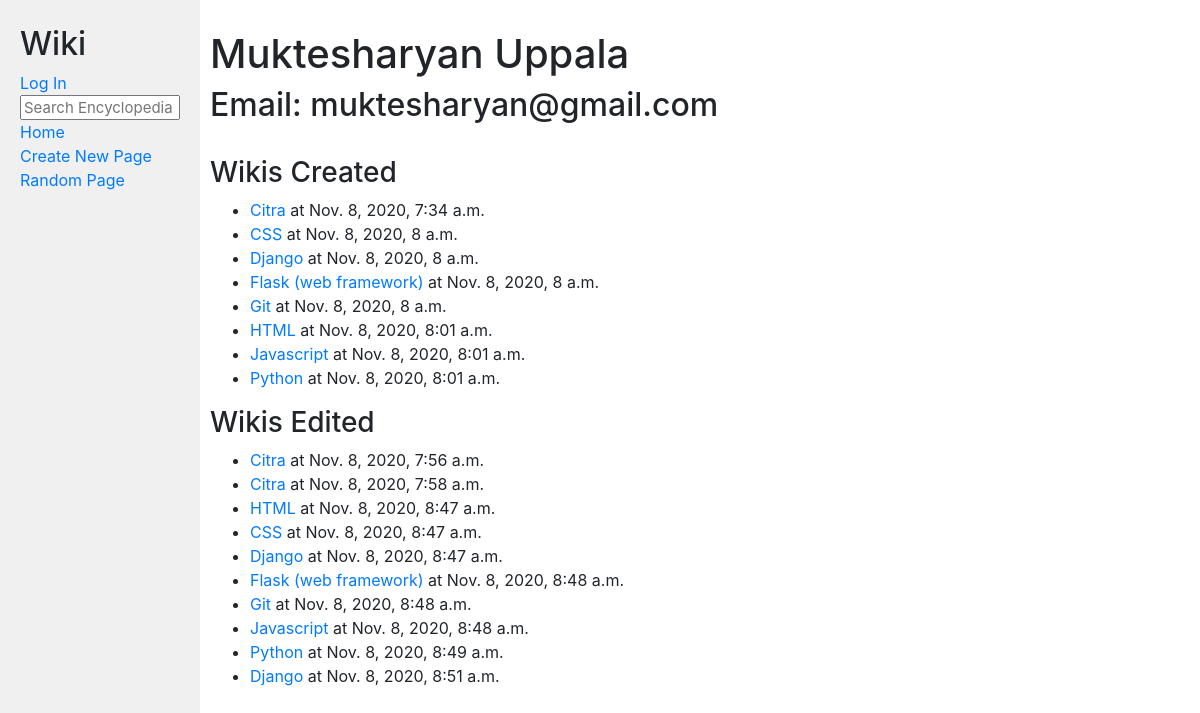
Page /user (signed in) on the committed database.
### encyclopedia/models.py (models this page shows, shortened)
class creation(models.Model):
    username = models.CharField(max_length=32)
    wikiname = models.CharField(max_length=32)
    creation = models.DateTimeField(auto_now_add=True)

class log(models.Model):
    username = models.CharField(max_length=32)
    wikiname = models.CharField(max_length=32)
    time = models.DateTimeField(auto_now_add=True)

### encyclopedia/views.py (the view)
# urls.py: path("user", views.user, name="user"),
@login_required
def user(request):
    return render(request, "encyclopedia/user.html", {
        "user": request.user.username,
        "first": request.user.first_name,
        "last": request.user.last_name,
        "email": request.user.email,
        "contribc": creation.objects.filter(username=request.user.username),
        "contribe": log.objects.filter(username=request.user.username)
    })

### encyclopedia/templates/encyclopedia/user.html (shortened to what this page needs)
{% extends 'encyclopedia/layout.html' %}
{% block body %}
    <h1>{{ first }} {{ last }}</h1>
    <h2>Email: {{ email }}</h2>
    <br />
    <h3>Wikis Created</h3>
    <ul>
        {% for contrib in contribc %}
            <li><a href="{% url 'wiki' contrib.wikiname %}">{{ contrib.wikiname }}</a> at {{ contrib.creation }}</li>
        {% empty %}
            <li>No wikis created</li>
        {% endfor %}
    </ul>
    <h3>Wikis Edited</h3>
    <ul>
        {% for contrib in contribe %}
            <li><a href="{% url 'wiki' contrib.wikiname %}">{{ contrib.wikiname }}</a> at {{ contrib.time }}</li>
        {% empty %}
            <li>No wikis edited</li>
        {% endfor %}
    </ul>
{% endblock body %}

### encyclopedia/templates/encyclopedia/layout.html (shortened to what this page needs)
{% load static %}
<!DOCTYPE html>
<html lang="en">
    <head>
        <link rel="stylesheet" href="https://stackpath.bootstrapcdn.com/bootstrap/4.4.1/css/bootstrap.min.css">
        <link href="{% static 'encyclopedia/styles.css' %}" rel="stylesheet">
    </head>
    <body>
        <div class="row">
            <div class="sidebar col-lg-2 col-sm-3">
                <h2>Wiki</h2>
                {% if user.is_authenticated %}
                    <div>
                        <a href="{% url 'user' %}">{{ user.username }}</a> <a href="{% url 'logout' %}">Log Out</a>
                    </div>
                {% else %}
                    <div>
                        <a href="{% url 'login' %}">Log In</a>
                    </div>
                {% endif %}
                <form action="{% url 'search' %}" method="POST">
                    <input class="search" type="text" name="q" placeholder="Search Encyclopedia">
                </form>
                <div>
                    <a href="{% url 'index' %}">Home</a>
                </div>
                <div>
                    <a href="{% url 'create' %}">Create New Page</a>
                </div>
                <div>
                    <a href="{% url 'random' %}">Random Page</a>
                </div>
            </div>
            <div class="main col-lg-10 col-sm-9">
                {% block body %}
                {% endblock %}
            </div>
        </div>
    </body>
</html>

### encyclopedia/static/encyclopedia/styles.css (style rules this page uses)
body { margin: 0; background-color: white; }
h1 { margin-top: 0px; padding-top: 20px; }
.main { padding: 10px; }
.row { margin: 0px; }
.search { width: 100%; font-size: 15px; line-height: 15px; }
.sidebar { background-color: #f0f0f0; padding: 20px; height: 100vh; }
.sidebar h2 { margin-top: 5px; }

### rows in the picture
creation: wikiname "Citra", creation "Nov. 8, 2020, 7:34 a.m."
creation: wikiname "CSS", creation "Nov. 8, 2020, 8 a.m."
creation: wikiname "Django", creation "Nov. 8, 2020, 8 a.m."
creation: wikiname "Flask (web framework)", creation "Nov. 8, 2020, 8 a.m."
creation: wikiname "Git", creation "Nov. 8, 2020, 8 a.m."
creation: wikiname "HTML", creation "Nov. 8, 2020, 8:01 a.m."
creation: wikiname "Javascript", creation "Nov. 8, 2020, 8:01 a.m."
creation: wikiname "Python", creation "Nov. 8, 2020, 8:01 a.m."
log: wikiname "Citra", time "Nov. 8, 2020, 7:56 a.m."
log: wikiname "Citra", time "Nov. 8, 2020, 7:58 a.m."
log: wikiname "HTML", time "Nov. 8, 2020, 8:47 a.m."
log: wikiname "CSS", time "Nov. 8, 2020, 8:47 a.m."
log: wikiname "Django", time "Nov. 8, 2020, 8:47 a.m."
log: wikiname "Flask (web framework)", time "Nov. 8, 2020, 8:48 a.m."
log: wikiname "Git", time "Nov. 8, 2020, 8:48 a.m."
log: wikiname "Javascript", time "Nov. 8, 2020, 8:48 a.m."
log: wikiname "Python", time "Nov. 8, 2020, 8:49 a.m."
log: wikiname "Django", time "Nov. 8, 2020, 8:51 a.m."

### other values in the picture
{{ first }} "Muktesharyan"
{{ last }} "Uppala"
{{ email }} "muktesharyan@gmail.com"
